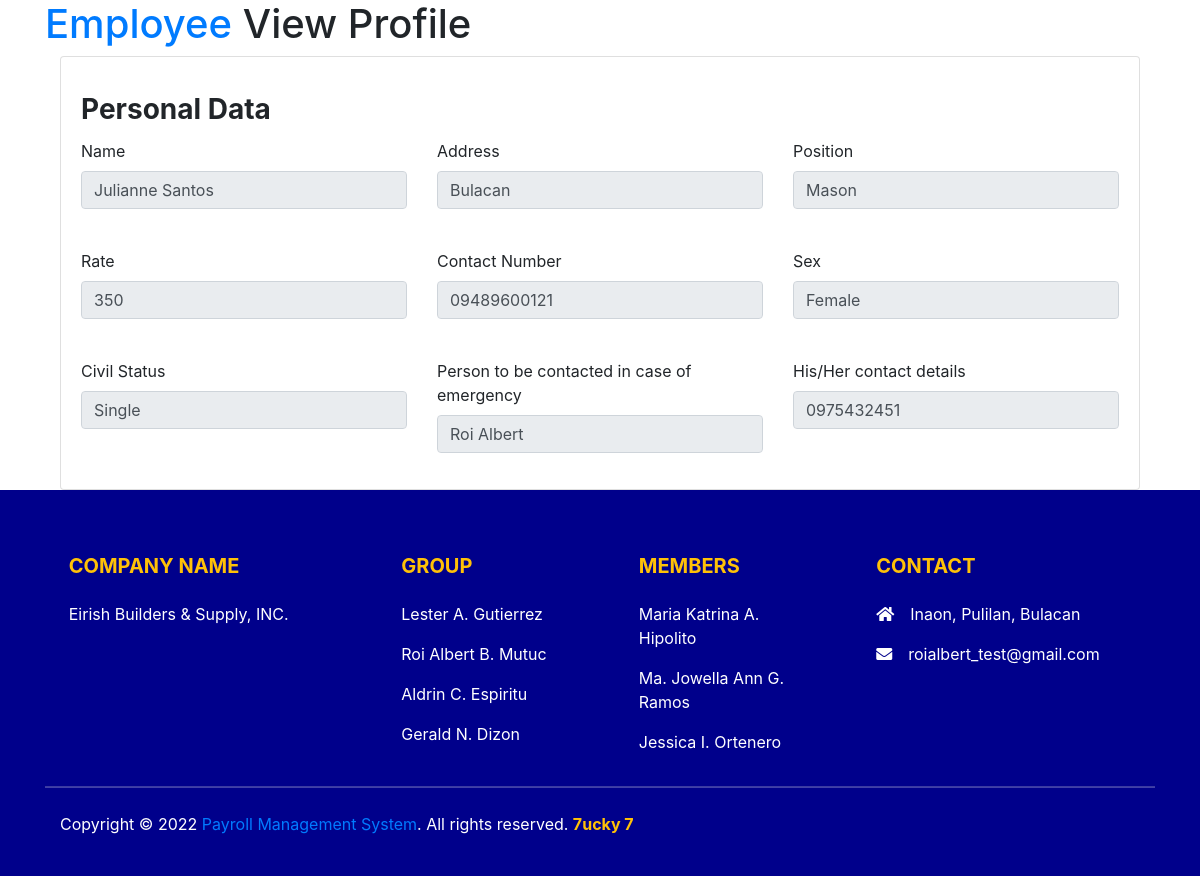
The app's page /view.php?id=36 with its own data.
### tables this page shows
CREATE TABLE `employee` (
  `id` int(11) NOT NULL,
  `emp_id` varchar(50) NOT NULL,
  `name` varchar(50) NOT NULL,
  `address` varchar(50) NOT NULL,
  `position` varchar(50) NOT NULL,
  `rate` double NOT NULL,
  `phonenumber` varchar(45) NOT NULL,
  `sex` varchar(45) NOT NULL,
  `birth_date` date NOT NULL,
  `civil_status` varchar(45) NOT NULL,
  `emergency_name` varchar(45) NOT NULL,
  `emergency_contact` varchar(45) NOT NULL,
  `job_id` int(11) NOT NULL,
  `salary_id` int(11) NOT NULL
);

### view.php (the view, shortened to what this page needs)
<?php
include 'config.php';
require_once('scripts.php');
$id = $_GET['id'];
$employee="SELECT * FROM `employee` WHERE id=$id";
$result = mysqli_query($link, $employee);
$row = mysqli_fetch_assoc($result);
?>
<!DOCTYPE html>
<html lang="en">
<head>
    <link rel="stylesheet" href="https://cdn.jsdelivr.net/npm/bootstrap@5.2.2/dist/css/bootstrap.min.css">
</head>
<body class="" v-on:click="Reload">
<table>
        <div class="container">
            <div class="page-header">
              <h1 class="page-title">
                <a href="employee.php" class="text-primary">Employee</a> <i style="font-size: 50px;" class="fa-solid fa-chevrons-right"></i> View Profile
              </h1>
             </div>
     <div class="col-12">
                <div class="card">
               <div class="">
              <form class="" method="POST" action="">
                <div class="card-body">
                  <h3 class="card-title"><strong>Personal Data</strong></h3>
                  <div class="row">
                  <div class="col-md-4">
                      <div class="form-group">
                        <label class="form-label">Name</label>
                        <input type="text" readonly="" name="name" class="form-control" value="<?php echo $row['name'] ?>">
                      </div>
                    </div>
                    <div class="col-md-4">
                      <div class="form-group">
                        <label class="form-label">Address</label>
                        <input type="text" readonly="" name="address" class="form-control" value="<?php echo $row['address'] ?>">
                      </div>
                    </div>
                    <div class="col-md-4">
                      <div class="form-group">
                        <label class="form-label">Position</label>
                        <input type="text" readonly="" name="position" class="form-control" value="<?php echo $row['position'] ?>">
                      </div>
                    </div>
                    <div class="col-md-4 mt-4">
                      <div class="form-group">
                        <label class="form-label">Rate</label>
                        <input type="text" readonly="" name="rate" class="form-control" value="<?php echo $row['rate'] ?>">
                      </div>
                    </div>
                    <div class="col-md-4 mt-4">
                      <div class="form-group">
                        <label class="form-label">Contact Number</label>
                        <input type="text" readonly="" name="phonenumber" class="form-control" value="<?php echo $row['phonenumber'] ?>">
                      </div>
                    </div>
                    <div class="col-md-4 mt-4">
                      <div class="form-group">
                        <label class="form-label">Sex</label>
                        <input type="text" readonly="" name="sex" class="form-control" value="<?php echo $row['sex'] ?>">
                      </div>
                    </div>
                    <div class="col-md-4 mt-4">
                      <div class="form-group">
                        <label class="form-label">Civil Status</label>
                        <input type="text" readonly="" name="civil_status" class="form-control" value="<?php echo $row['civil_status'] ?>">
                      </div>
                    </div>
                    <div class="col-md-4 mt-4">
                      <div class="form-group">
                        <label class="form-label">Person to be contacted in case of emergency</label>
                        <input type="text" readonly="" name="emergency_name" class="form-control" value="<?php echo $row['emergency_name'] ?>">
                      </div>
                    </div>
                    <div class="col-md-4 mt-4">
                      <div class="form-group">
                        <label class="form-label">His/Her contact details</label>
                        <input type="text" readonly="" name="emergency_contact" class="form-control" value="<?php echo $row['emergency_contact'] ?>">
                      </div>
                    </div>
        </table>
        <?php require_once('footer.php'); ?>
</body>
</html>

### records on screen
employee: name "Julianne Santos", address "Bulacan", position "Mason", rate "350", phonenumber "09489600121", sex "Female", civil_status "Single", emergency_name "Roi Albert", emergency_contact "0975432451"
